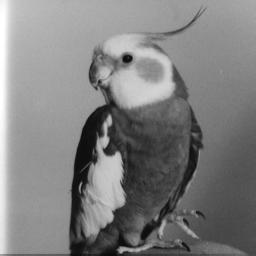
//> input picture ConsoleApplication2/bird.jpg, 256 x 256 px
$ ./ConsoleApplication2   (built with g++ and OpenCV 4)
//> lines starting //> are read from the running program, lines starting //| are printed output that depends on the picture
### ConsoleApplication2/stdafx.h
// stdafx.h : include file for standard system include files,
// or project specific include files that are used frequently, but
// are changed infrequently
//

#pragma once

#include "targetver.h"

#include <stdio.h>
#include <tchar.h>


// TODO: reference additional headers your program requires here

### ConsoleApplication2/ConsoleApplication2.cpp
// ConsoleApplication2.cpp : Defines the entry point for the console application.
//

#include "stdafx.h"
#include "opencv2\highgui.hpp"
#include "opencv\cv.hpp"
using namespace cv;

int main(int argc, char** argv) {
	char* WINDOW_NAME = "Input image";
	char* WIN_LAP = "Laplacian Transform";
	char* WIN_CANNY = "Canny Transform";
	char* WIN_SOBEL = "Sobel Transform";
	cvNamedWindow(WINDOW_NAME, CV_WINDOW_AUTOSIZE);
	cvNamedWindow(WIN_LAP, CV_WINDOW_AUTOSIZE);
	cvNamedWindow(WIN_SOBEL, CV_WINDOW_AUTOSIZE);

	const IplImage* src = cvLoadImage("bird.jpg", CV_LOAD_IMAGE_GRAYSCALE);
//> src is the input picture: 256 rows x 256 cols, CV_8UC1; min 5, max 255, mean 127.9
	IplImage* laplacian = cvCreateImage(cvGetSize(src), IPL_DEPTH_8U, 1);
	IplImage* canny = cvCreateImage(cvGetSize(src), IPL_DEPTH_8U, 1);
	IplImage* sobel = cvCreateImage(cvGetSize(src), IPL_DEPTH_8U, 1);

	//Display Image
	cvShowImage(WINDOW_NAME, src);
	//Laplace transform
	cvLaplace(src, laplacian, 1);
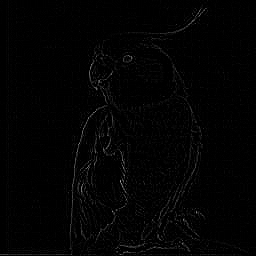
//> laplacian: 256 rows x 256 cols, CV_8UC1; min 0, max 171, mean 3
	cvShowImage(WIN_LAP, laplacian);

	//Canny transform
	cvCanny(src, canny, 20, 100, 3);
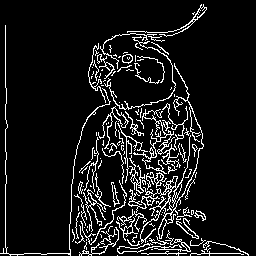
//> canny: 256 rows x 256 cols, CV_8UC1; 9.5% white in thin lines or dots
	cvShowImage(WIN_CANNY, canny);

	//Sobel transform
	cvSobel(src, sobel, 1, 1, 3);
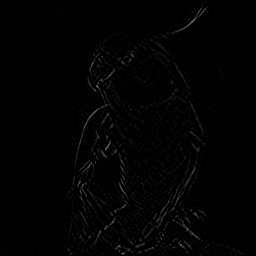
//> sobel: 256 rows x 256 cols, CV_8UC1; min 0, max 123, mean 2.5
	cvShowImage(WIN_SOBEL, sobel);

	cvSaveImage("Laplacian.png", laplacian);
	cvSaveImage("Canny.png", canny);
	cvSaveImage("Sobel.png", sobel);
	waitKey(0);
	cvDestroyWindow(WINDOW_NAME);
	cvDestroyWindow(WIN_LAP);
	cvDestroyWindow(WIN_CANNY);
}
